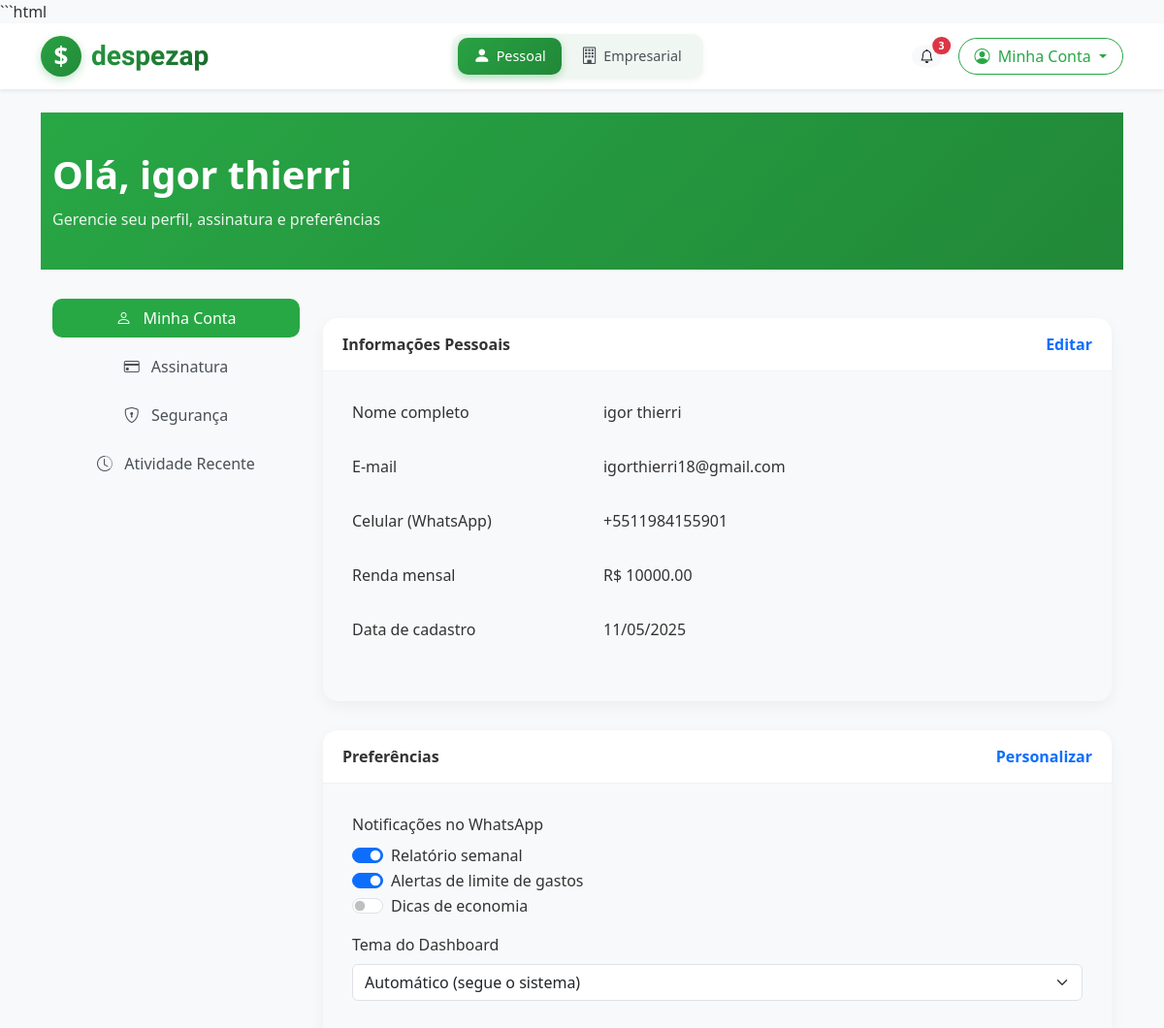
The app's page /perfil (signed in) with its own data.
### tables this page shows
CREATE TABLE usuarios (
        id INTEGER PRIMARY KEY AUTOINCREMENT,
        celular TEXT UNIQUE,
        nome TEXT,
        email TEXT UNIQUE,
        senha TEXT,
        data_criacao TEXT,
        ultimo_acesso TEXT,
        plano TEXT DEFAULT 'gratuito',
        data_assinatura TEXT,
        data_vencimento TEXT,
        ativo INTEGER DEFAULT 1
    , origem text, cupom text, renda REAL, admin INTEGER DEFAULT 0, origens TEXT);

### rotas/web_rotas.py (the view)
@web_bp.route('/perfil', methods=['GET'])
@login_required
def perfil():
    from config import Config
    usuario_id = session.get('usuario_id')
    usuario_model = Usuario(Config.DATABASE)
    usuario = usuario_model.buscar_por_id(usuario_id)
    if not usuario:
        flash('Usuário não encontrado.', 'error')
        return redirect(url_for('web.logout'))
    if usuario.get('data_criacao'):
        data_criacao = datetime.strptime(usuario['data_criacao'], "%Y-%m-%d %H:%M:%S")
        usuario['data_criacao'] = data_criacao.strftime("%d/%m/%Y")
    return render_template(
        'perfil.html',
        app_name=Config.APP_NAME,
        usuario=usuario
    )

### app.py (called while the page is built)
@app.context_processor
def inject_today():
    return {'today': datetime.now()}

### database/models.py (called while the page is built)
    def buscar_por_id(self, usuario_id):
        self.criar_tabela()
        conn = sqlite3.connect(self.db_path)
        conn.row_factory = sqlite3.Row
        cursor = conn.cursor()
        cursor.execute("SELECT * FROM usuarios WHERE id = ?", (usuario_id,))
        usuario = cursor.fetchone()
        conn.close()
        return dict(usuario) if usuario else None

### rotas/web_rotas.py (called while the page is built)
def login_required(f):
    @wraps(f)
    def decorated_function(*args, **kwargs):
        if 'usuario_id' not in session:
            return redirect(url_for('web.login', next=request.url))
        return f(*args, **kwargs)
    return decorated_function

### templates/perfil.html (shortened to what this page needs)
{% extends 'base.html' %}
{% block content %}
<div class="profile-header">
    <div class="container">
        <h1>Olá, {{ usuario.nome }}</h1>
        <p>Gerencie seu perfil, assinatura e preferências</p>
    </div>
</div>
<div class="container">
    <div class="row">
        <div class="col-md-3">
            <div class="nav flex-column nav-pills" id="profile-tabs" role="tablist">
                <button class="nav-link active" id="account-tab" data-bs-toggle="pill" data-bs-target="#account" type="button" role="tab">
                    <i class="bi bi-person me-2"></i> Minha Conta
                </button>
                <button class="nav-link" id="subscription-tab" data-bs-toggle="pill" data-bs-target="#subscription" type="button" role="tab">
                    <i class="bi bi-credit-card me-2"></i> Assinatura
                </button>
                <button class="nav-link" id="security-tab" data-bs-toggle="pill" data-bs-target="#security" type="button" role="tab">
                    <i class="bi bi-shield-lock me-2"></i> Segurança
                </button>
                <button class="nav-link" id="activity-tab" data-bs-toggle="pill" data-bs-target="#activity" type="button" role="tab">
                    <i class="bi bi-clock-history me-2"></i> Atividade Recente
                </button>
            </div>
        </div>
        <div class="col-md-9">
            <div class="tab-content" id="profile-tabsContent">
                <div class="tab-pane fade show active" id="account" role="tabpanel" aria-labelledby="account-tab">
                    <div class="profile-card">
                        <div class="card-header">
                            <span>Informações Pessoais</span>
                            <a href="#" class="text-decoration-none" id="btn-editar-perfil">Editar</a>
                        </div>
                        <div class="card-body">
                            <div id="perfil-info">
                                <div class="row mb-3">
                                    <div class="col-md-4">
                                        <p class="form-label">Nome completo</p>
                                    </div>
                                    <div class="col-md-8">
                                        <p>{{ usuario.nome }}</p>
                                    </div>
                                </div>
                                <div class="row mb-3">
                                    <div class="col-md-4">
                                        <p class="form-label">E-mail</p>
                                    </div>
                                    <div class="col-md-8">
                                        <p>{{ usuario.email }}</p>
                                    </div>
                                </div>
                                <div class="row mb-3">
                                    <div class="col-md-4">
                                        <p class="form-label">Celular (WhatsApp)</p>
                                    </div>
                                    <div class="col-md-8">
                                        <p>{{ usuario.celular }}</p>
                                    </div>
                                </div>
                                <div class="row mb-3">
                                    <div class="col-md-4">
                                        <p class="form-label">Renda mensal</p>
                                    </div>
                                    <div class="col-md-8">
                                        <p>{% if usuario.renda %}R$ {{ "%.2f"|format(usuario.renda) }}{% else %}Não informada{% endif %}</p>
                                    </div>
                                </div>
                                <div class="row mb-3">
                                    <div class="col-md-4">
                                        <p class="form-label">Data de cadastro</p>
                                    </div>
                                    <div class="col-md-8">
                                        <p>{{ usuario.data_criacao | default('01/01/2023') }}</p>
                                    </div>
                                </div>
                            </div>
                        </div>
                    </div>
                    <div class="profile-card">
                        <div class="card-header">
                            <span>Preferências</span>
                            <a href="#" class="text-decoration-none">Personalizar</a>
                        </div>
                        <div class="card-body">
                            <div class="mb-3">
                                <label class="form-label">Notificações no WhatsApp</label>
                                <div class="form-check form-switch">
                                    <input class="form-check-input" type="checkbox" id="notificacao-relatorio" checked>
                                    <label class="form-check-label" for="notificacao-relatorio">Relatório semanal</label>
                                </div>
                                <div class="form-check form-switch">
                                    <input class="form-check-input" type="checkbox" id="notificacao-limite" checked>
                                    <label class="form-check-label" for="notificacao-limite">Alertas de limite de gastos</label>
                                </div>
                                <div class="form-check form-switch">
                                    <input class="form-check-input" type="checkbox" id="notificacao-dicas">
                                    <label class="form-check-label" for="notificacao-dicas">Dicas de economia</label>
                                </div>
                            </div>
                            <div class="mb-3">
                                <label class="form-label">Tema do Dashboard</label>
                                <select class="form-select">
                                    <option selected>Automático (segue o sistema)</option>
                                </select>
                            </div>
                        </div>
                    </div>
                </div>
            </div>
        </div>
    </div>
</div>
{% endblock %}

### records on screen
usuarios: nome "igor thierri", email "igorthierri18@gmail.com", celular "+5511984155901", renda "10000.00", data_criacao "11/05/2025"
